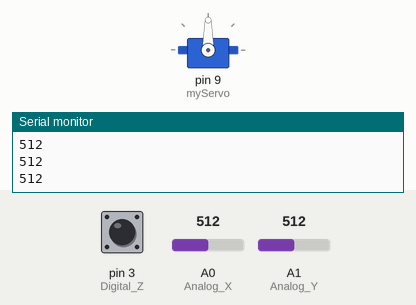
This sketch was run on a simulated Arduino Uno, built with avr-gcc and run on an emulated ATmega328P. Shown: servo, the last lines printed to the serial monitor. The inputs (shaded band) are chosen by the test bench; at power-on: A0 (Analog_X) = 512, pin 3 (Digital_Z) HIGH, A1 (Analog_Y) = 512.

Above: at 1.2 s.
1.3 s: A0 (Analog_X) set to 716
At 2.3 s:
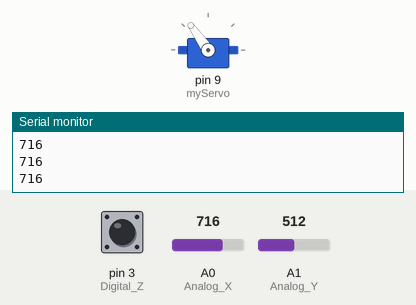
2.8 s: A0 (Analog_X) set to 900
At 3.6 s:
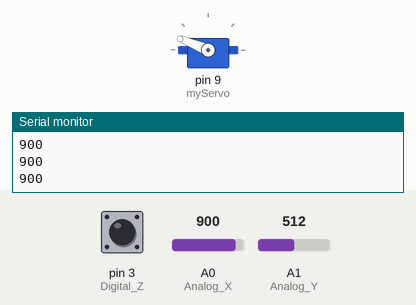
4.3 s: A0 (Analog_X) set to 1023
At 4.7 s:
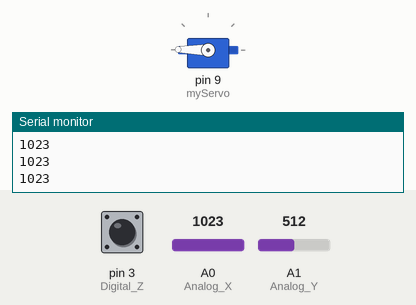
5.8 s: A0 (Analog_X) set to 306
At 7.0 s:
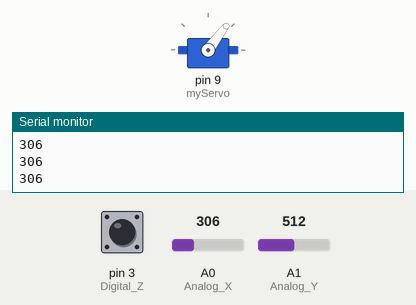
7.3 s: A0 (Analog_X) set to 122
At 8.2 s:
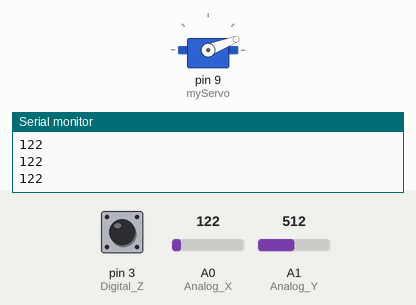
8.8 s: A0 (Analog_X) set to 0
At 9.1 s:
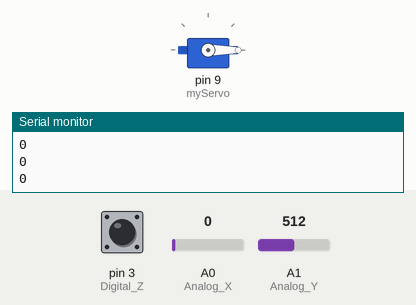
Timing chart, 0 to 11.3 s (numbered marks = the images above; inputs shaded):
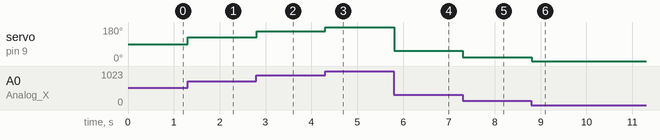

The sketch:

sketch_nov10c.ino
```cpp
#include <Servo.h>
Servo myServo;
int Analog_X = A0;
int Analog_Y = A1;
int Digital_Z = 3;
int servoPos;

void setup()
{
  Serial.begin(9600);
  pinMode(Analog_X, INPUT);
  pinMode(Analog_Y, INPUT);
  pinMode(Digital_Z, INPUT_PULLUP);
  myServo.attach(9);
}

void loop()
{
  int val_X_A0;
  int val_Y_A1;
  int val_Z_13;

  val_X_A0 = analogRead(Analog_X);
  val_Y_A1 = analogRead(Analog_Y);
  val_Z_13 = digitalRead(Digital_Z);
  Serial.println(val_X_A0);
  servoPos = map(val_X_A0, 0, 1024, 0, 180);

  if(val_X_A0 < 1024 && val_X_A0 >= 0)
  {
    myServo.write(servoPos);
  }

  else
  {
    myServo.write(servoPos);
  }


}
```

Measured:
- after the input at 1.3 s, servo on pin 9 (myServo): 90° → 125° at once
- after the input at 2.8 s, servo on pin 9 (myServo): 125° → 158° at once
- after the input at 4.3 s, servo on pin 9 (myServo): 158° → 179° at once
- after the input at 5.8 s, servo on pin 9 (myServo): 179° → 53° at once
- after the input at 7.3 s, servo on pin 9 (myServo): 53° → 21° at once
- after the input at 8.8 s, servo on pin 9 (myServo): 21° → 0° at once
